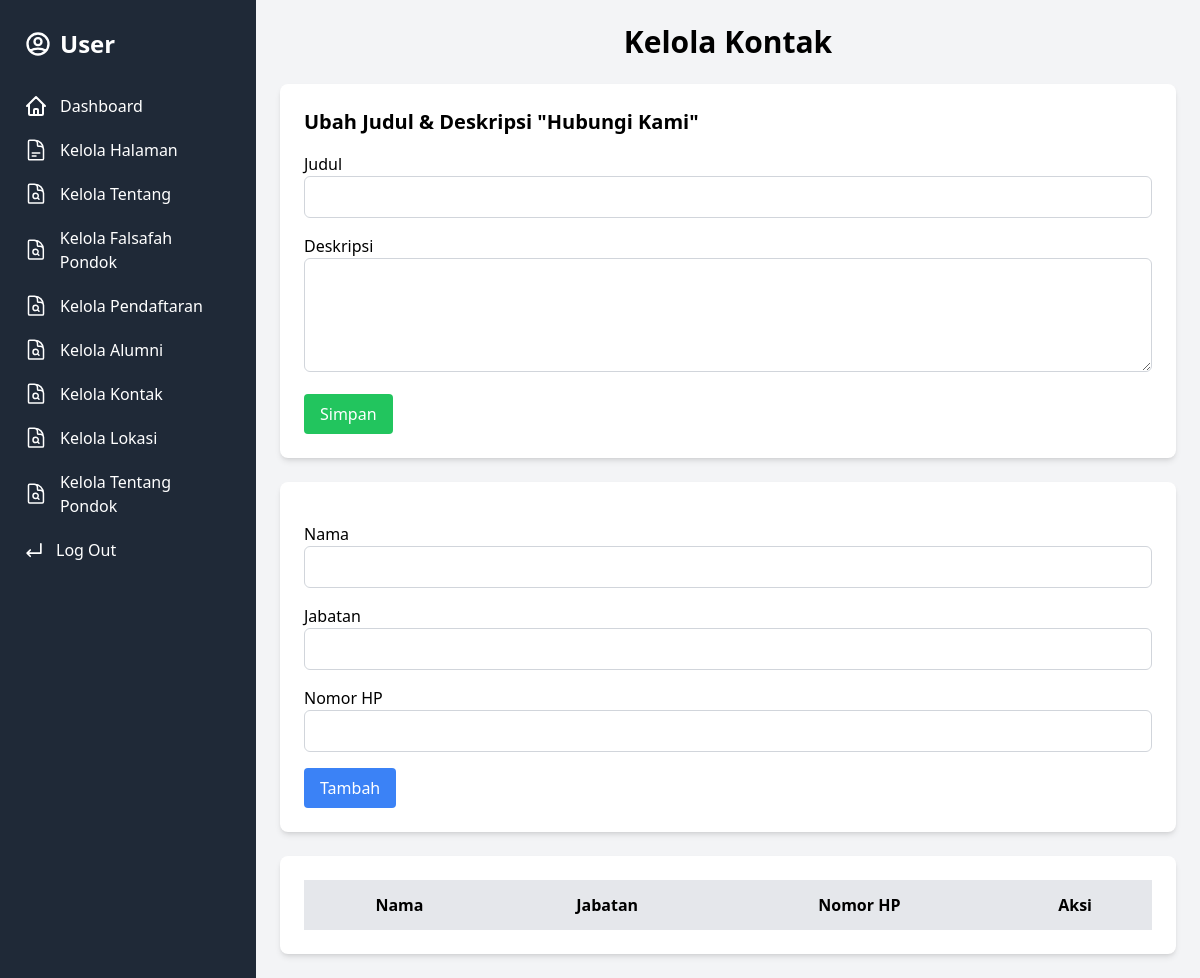
Page /admin/kelola_kontak.php (signed in) on the earlier database version.
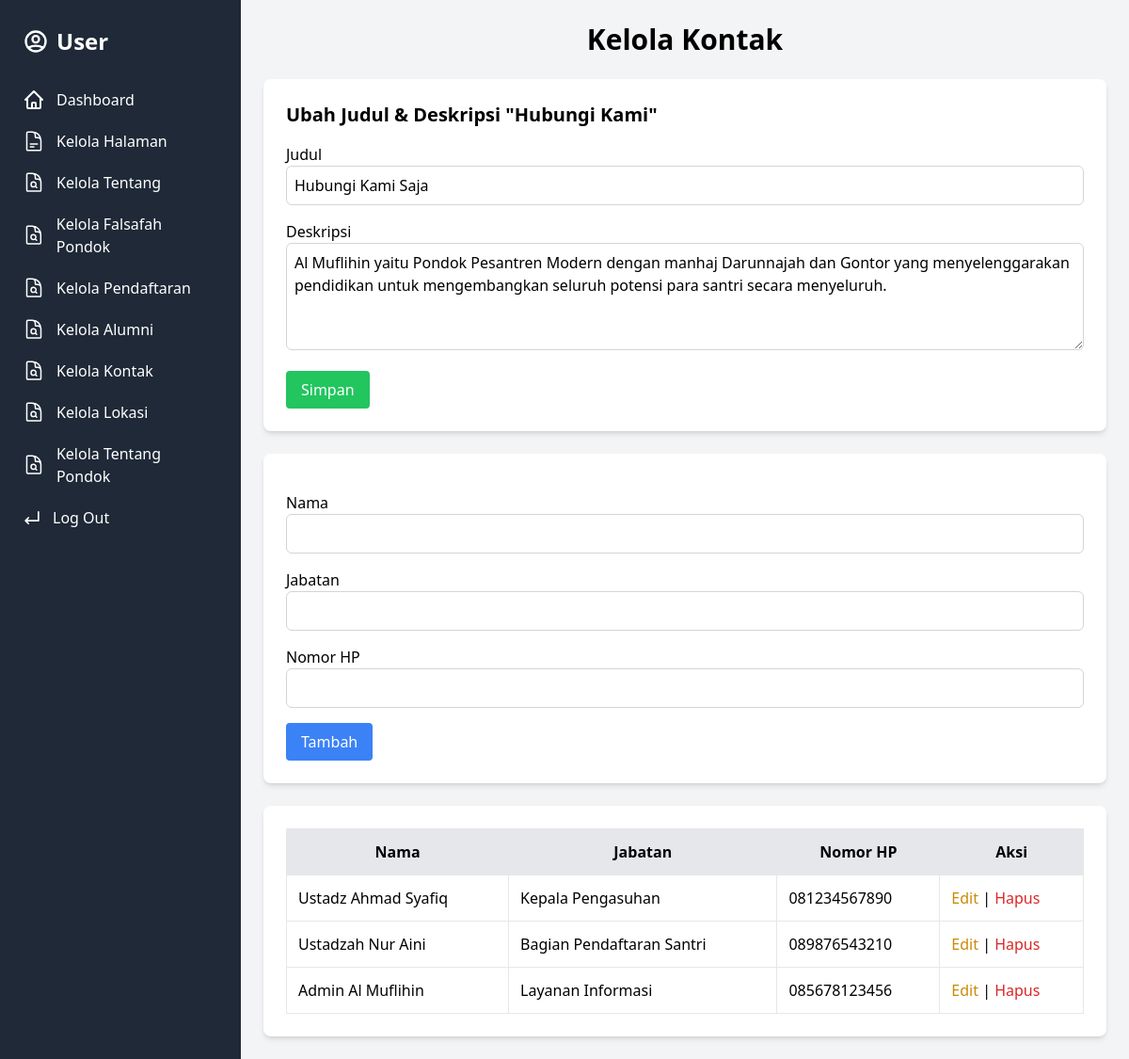
Same page on the later database version.
### tables this page shows
CREATE TABLE `kontak_deskripsi` (
  `id` int(11) NOT NULL,
  `judul` varchar(100) DEFAULT NULL,
  `deskripsi` text DEFAULT NULL
);

CREATE TABLE `kontak` (
  `id` int(11) NOT NULL,
  `nama` varchar(100) DEFAULT NULL,
  `jabatan` varchar(100) DEFAULT NULL,
  `nomor_hp` varchar(30) DEFAULT NULL,
  `icon` text DEFAULT NULL
);

### admin/kelola_kontak.php (the view, shortened to what this page needs)
<?php
include '../config.php';
include '../sidebar.php';
$edit_data = null;
$data = $mysqli->query("SELECT * FROM kontak");
?>
<!DOCTYPE html>
<html lang="id">
<head>
    <script src="https://cdn.tailwindcss.com"></script>
</head>
<body class="bg-gray-100 text-gray-800">
    <div class="container mx-auto p-6">
        <h2 class="text-3xl font-bold mb-6 text-center">Kelola Kontak</h2>
        <?php
        $deskripsi = $mysqli->query("SELECT * FROM kontak_deskripsi LIMIT 1")->fetch_assoc();
        ?>
        <div class="bg-white rounded-lg shadow-md p-6 mb-6">
            <h3 class="text-xl font-bold mb-4">Ubah Judul & Deskripsi "Hubungi Kami"</h3>
            <form method="post" class="space-y-4">
                <div>
                    <label class="block font-medium">Judul</label>
                    <input type="text" name="judul" value="<?= htmlspecialchars($deskripsi['judul']) ?>"
                        class="w-full border border-gray-300 p-2 rounded-md" required>
                </div>
                <div>
                    <label class="block font-medium">Deskripsi</label>
                    <textarea name="deskripsi" rows="4" class="w-full border border-gray-300 p-2 rounded-md"
                        required><?= htmlspecialchars($deskripsi['deskripsi']) ?></textarea>
                </div>
                <div>
                    <button type="submit" name="update_deskripsi"
                        class="bg-green-500 hover:bg-green-600 text-white px-4 py-2 rounded">Simpan</button>
                </div>
            </form>
        </div>
        <div class="bg-white rounded-lg shadow-md p-6 mb-6">
            <form action="" method="post" class="space-y-4">
                <div>
                    <label class="block font-medium">Nama</label>
                    <input type="text" name="nama" required value="<?= $edit_data['nama'] ?? '' ?>"
                        class="w-full border border-gray-300 p-2 rounded-md">
                </div>
                <div>
                    <label class="block font-medium">Jabatan</label>
                    <input type="text" name="jabatan" required value="<?= $edit_data['jabatan'] ?? '' ?>"
                        class="w-full border border-gray-300 p-2 rounded-md">
                </div>
                <div>
                    <label class="block font-medium">Nomor HP</label>
                    <input type="text" name="nomor_hp" required value="<?= $edit_data['nomor_hp'] ?? '' ?>"
                        class="w-full border border-gray-300 p-2 rounded-md">
                </div>
                <div>
                    <?php if ($edit_data): ?>
                        <button type="submit" name="edit"
                            class="bg-blue-500 hover:bg-blue-600 text-white px-4 py-2 rounded">Update</button>
                        <a href="kelola_kontak.php"
                            class="bg-red-500 hover:bg-red-600 text-white px-4 py-2 rounded">Batal</a>
                    <?php else: ?>
                        <button type="submit" name="tambah"
                            class="bg-blue-500 hover:bg-blue-600 text-white px-4 py-2 rounded">Tambah</button>
                    <?php endif; ?>
                </div>
            </form>
        </div>
        <div class="bg-white rounded-lg shadow-md p-6">
            <table class="w-full table-auto border border-gray-200">
                <thead>
                    <tr class="bg-gray-200">
                        <th class="p-3 border">Nama</th>
                        <th class="p-3 border">Jabatan</th>
                        <th class="p-3 border">Nomor HP</th>
                        <th class="p-3 border">Aksi</th>
                    </tr>
                </thead>
                <tbody>
                    <?php while ($k = $data->fetch_assoc()): ?>
                        <tr>
                            <td class="p-3 border"><?= htmlspecialchars($k['nama']) ?></td>
                            <td class="p-3 border"><?= htmlspecialchars($k['jabatan']) ?></td>
                            <td class="p-3 border"><?= htmlspecialchars($k['nomor_hp']) ?></td>
                            <td class="p-3 border">
                                <a href="?edit=<?= $k['id'] ?>" class="text-yellow-600 hover:underline">Edit</a> |
                                <a href="?hapus=<?= $k['id'] ?>" onclick="return confirm('Yakin ingin menghapus?')"
                                    class="text-red-600 hover:underline">Hapus</a>
                            </td>
                        </tr>
                    <?php endwhile; ?>
                </tbody>
            </table>
        </div>
    </div>
</body>
</html>

Differences in the rows shown:
added kontak_deskripsi: judul "Hubungi Kami Saja", deskripsi "Al Muflihin yaitu Pondok Pesantren Modern dengan manhaj Darunnajah dan Gontor yang menyelenggarakan pendidikan untuk mengembangkan seluruh potensi para santri secara menyeluruh."
added kontak: nama "Ustadz Ahmad Syafiq", jabatan "Kepala Pengasuhan", nomor_hp "081234567890"
added kontak: nama "Ustadzah Nur Aini", jabatan "Bagian Pendaftaran Santri", nomor_hp "089876543210"
added kontak: nama "Admin Al Muflihin", jabatan "Layanan Informasi", nomor_hp "085678123456"
